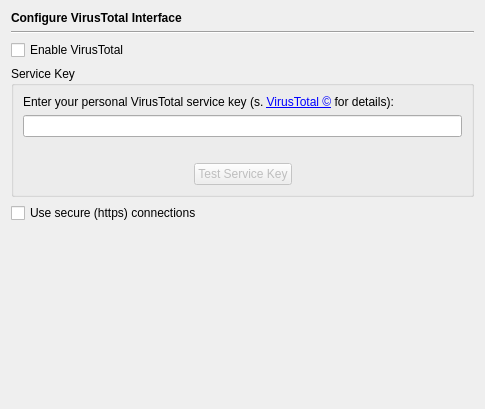
<?xml version="1.0" encoding="UTF-8"?>
<ui version="4.0">
 <class>WebBrowserVirusTotalPage</class>
 <widget class="QWidget" name="WebBrowserVirusTotalPage">
  <property name="geometry">
   <rect>
    <x>0</x>
    <y>0</y>
    <width>485</width>
    <height>409</height>
   </rect>
  </property>
  <layout class="QVBoxLayout" name="verticalLayout_2">
   <item>
    <widget class="QLabel" name="headerLabel">
     <property name="text">
      <string>&lt;b&gt;Configure VirusTotal Interface&lt;/b&gt;</string>
     </property>
    </widget>
   </item>
   <item>
    <widget class="Line" name="line17">
     <property name="frameShape">
      <enum>QFrame::HLine</enum>
     </property>
     <property name="frameShadow">
      <enum>QFrame::Sunken</enum>
     </property>
     <property name="orientation">
      <enum>Qt::Horizontal</enum>
     </property>
    </widget>
   </item>
   <item>
    <widget class="QCheckBox" name="vtEnabledCheckBox">
     <property name="toolTip">
      <string>Select to enable the VirusTotal interface</string>
     </property>
     <property name="text">
      <string>Enable VirusTotal</string>
     </property>
    </widget>
   </item>
   <item>
    <widget class="QGroupBox" name="groupBox">
     <property name="title">
      <string>Service Key</string>
     </property>
     <layout class="QVBoxLayout" name="verticalLayout">
      <item>
       <widget class="QLabel" name="label">
        <property name="text">
         <string>Enter your personal VirusTotal service key (s. &lt;a href=&quot;http://virustotal.com&quot;&gt;VirusTotal &amp;copy;&lt;/a&gt; for details):</string>
        </property>
        <property name="wordWrap">
         <bool>true</bool>
        </property>
        <property name="openExternalLinks">
         <bool>true</bool>
        </property>
       </widget>
      </item>
      <item>
       <widget class="QLineEdit" name="vtServiceKeyEdit">
        <property name="toolTip">
         <string>Enter the VirusTotal service key</string>
        </property>
       </widget>
      </item>
      <item>
       <widget class="QLabel" name="testResultLabel">
        <property name="text">
         <string/>
        </property>
        <property name="alignment">
         <set>Qt::AlignCenter</set>
        </property>
        <property name="wordWrap">
         <bool>true</bool>
        </property>
       </widget>
      </item>
      <item>
       <layout class="QHBoxLayout" name="horizontalLayout">
        <item>
         <spacer name="horizontalSpacer">
          <property name="orientation">
           <enum>Qt::Horizontal</enum>
          </property>
          <property name="sizeHint" stdset="0">
           <size>
            <width>40</width>
            <height>20</height>
           </size>
          </property>
         </spacer>
        </item>
        <item>
         <widget class="QPushButton" name="testButton">
          <property name="enabled">
           <bool>false</bool>
          </property>
          <property name="toolTip">
           <string>Press to test the validity of the service key</string>
          </property>
          <property name="text">
           <string>Test Service Key</string>
          </property>
         </widget>
        </item>
        <item>
         <spacer name="horizontalSpacer_2">
          <property name="orientation">
           <enum>Qt::Horizontal</enum>
          </property>
          <property name="sizeHint" stdset="0">
           <size>
            <width>40</width>
            <height>20</height>
           </size>
          </property>
         </spacer>
        </item>
       </layout>
      </item>
     </layout>
    </widget>
   </item>
   <item>
    <widget class="QCheckBox" name="vtSecureCheckBox">
     <property name="toolTip">
      <string>Select to use a secure (https) connection</string>
     </property>
     <property name="text">
      <string>Use secure (https) connections</string>
     </property>
    </widget>
   </item>
   <item>
    <spacer name="verticalSpacer">
     <property name="orientation">
      <enum>Qt::Vertical</enum>
     </property>
     <property name="sizeHint" stdset="0">
      <size>
       <width>20</width>
       <height>74</height>
      </size>
     </property>
    </spacer>
   </item>
  </layout>
 </widget>
 <tabstops>
  <tabstop>vtEnabledCheckBox</tabstop>
  <tabstop>vtServiceKeyEdit</tabstop>
  <tabstop>testButton</tabstop>
  <tabstop>vtSecureCheckBox</tabstop>
 </tabstops>
 <resources/>
 <connections/>
</ui>
